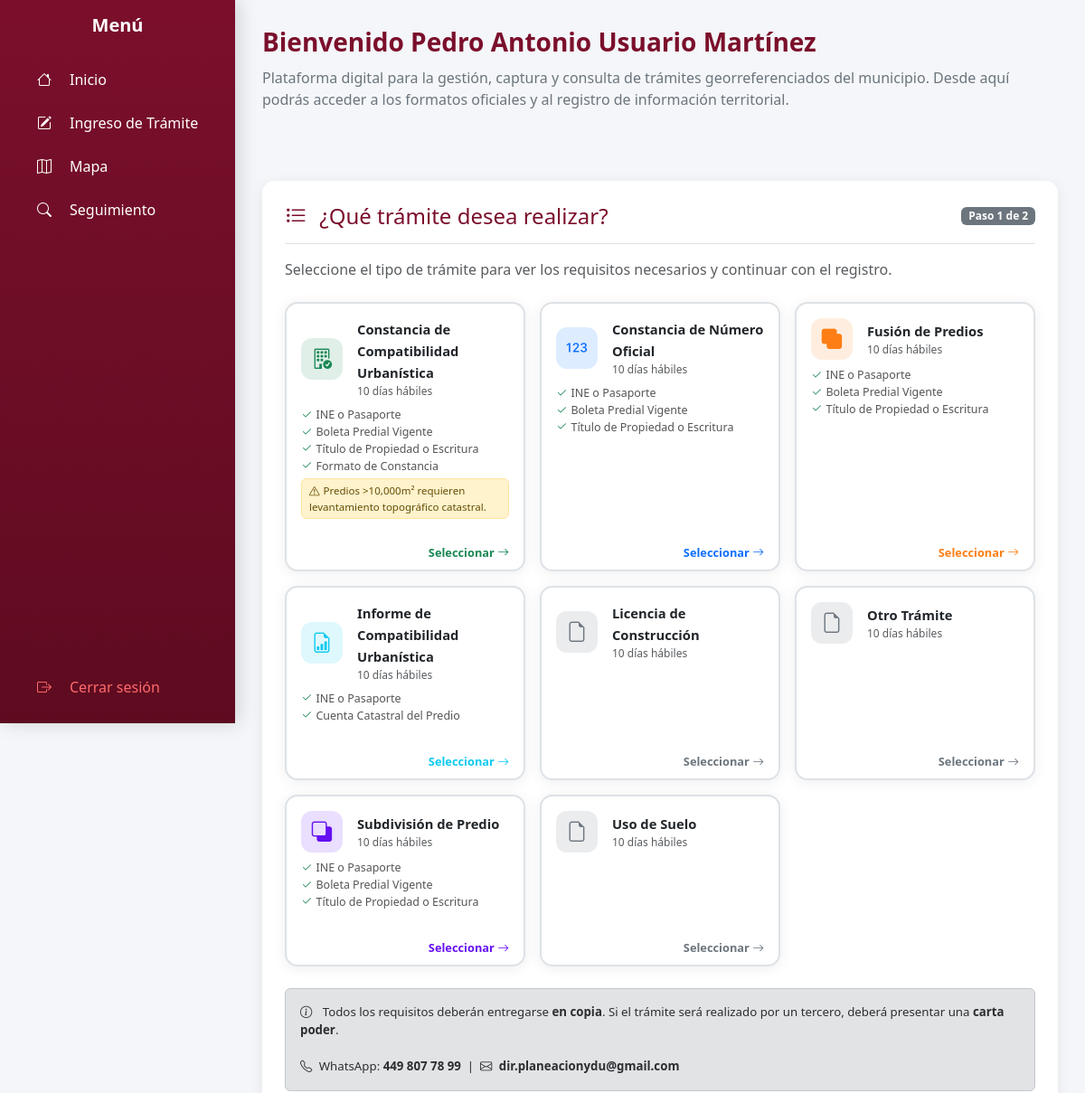
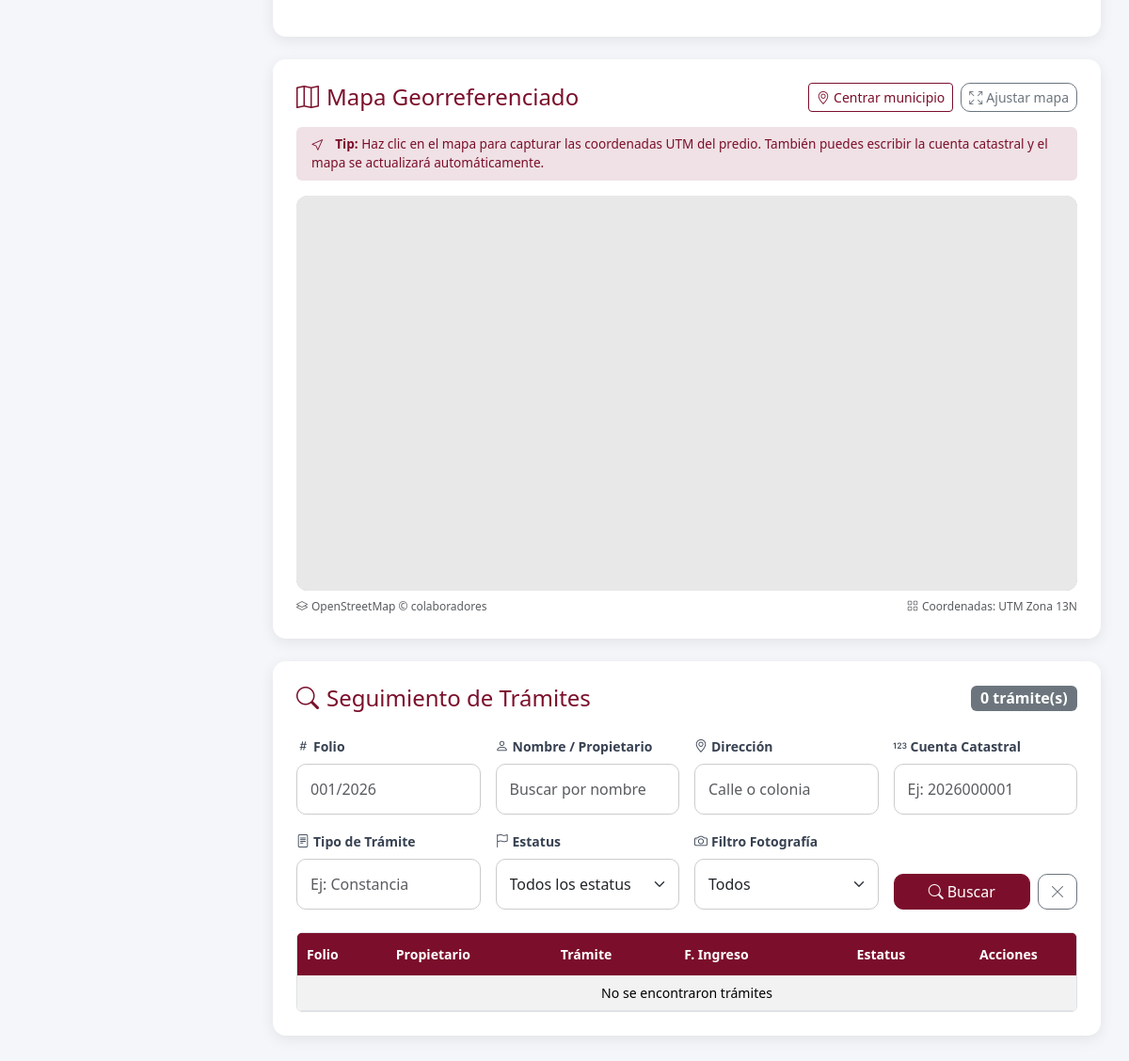
Screenshot of /Dash.php (signed in) with the database file from the repository (2 pictures, top to bottom).
### tables this page shows
CREATE TABLE `tipos_tramite` (
  `id` int(11) NOT NULL,
  `codigo` varchar(20) NOT NULL,
  `nombre` varchar(150) NOT NULL,
  `descripcion` text DEFAULT NULL,
  `plantilla_pdf` varchar(100) DEFAULT NULL,
  `activo` tinyint(1) DEFAULT 1,
  `created_at` timestamp NOT NULL DEFAULT current_timestamp()
);

### Dash.php (the view, shortened to what the rows shown need)
<?php
require_once "php/db.php";
?>
<!DOCTYPE html>
<html lang="es">
<head>
<link href="https://cdn.jsdelivr.net/npm/bootstrap@5.3.2/dist/css/bootstrap.min.css" rel="stylesheet">
<link href="https://cdn.jsdelivr.net/npm/bootstrap-icons@1.11.1/font/bootstrap-icons.css" rel="stylesheet">
<link rel="stylesheet" href="https://unpkg.com/leaflet@1.9.4/dist/leaflet.css"
/>
<link rel="stylesheet" href="https://cdn.datatables.net/1.13.6/css/dataTables.bootstrap5.min.css">
<link href="https://cdn.jsdelivr.net/npm/sweetalert2@11/dist/sweetalert2.min.css" rel="stylesheet">
 <link rel="stylesheet" href="./css/style.css?v=<?= time() ?>">
</head>
<body>
<div class="content">
    <section class="hero" id="inicio">
        <h1>Bienvenido <?php echo $_SESSION['usuario']; ?></h1>
    </section>
    <br><br>
    <section id="tramite" class="tramite-box mb-4">
        <div id="paso1-seleccion">
            <div class="row g-3 mb-4">
                <?php
                $tipos_prev = $conn->prepare("SELECT id, codigo, nombre, descripcion FROM tipos_tramite WHERE activo = 1 ORDER BY nombre");
                $tipos_prev->execute();
                $tipos_prev_result = $tipos_prev->get_result();
                $iconos = [
                    'NUM_OFICIAL'  => ['icon' => 'bi-123', 'color' => '#0d6efd'],
                    'CMCU'         => ['icon' => 'bi-building-check', 'color' => '#198754'],
                    'FUSION'       => ['icon' => 'bi-union', 'color' => '#fd7e14'],
                    'SUBDIVISION'  => ['icon' => 'bi-subtract', 'color' => '#6610f2'],
                    'INFORME_CU'   => ['icon' => 'bi-file-earmark-bar-graph', 'color' => '#0dcaf0'],
                ];
                $requisitosInfo = [
                    1 => ['docs' => ['INE o Pasaporte', 'Boleta Predial Vigente', 'Título de Propiedad o Escritura'], 'nota' => ''],
                    2 => ['docs' => ['INE o Pasaporte', 'Boleta Predial Vigente', 'Título de Propiedad o Escritura', 'Formato de Constancia'], 'nota' => 'Predios >10,000m² requieren levantamiento topográfico catastral.'],
                    3 => ['docs' => ['INE o Pasaporte', 'Boleta Predial Vigente', 'Título de Propiedad o Escritura'], 'nota' => ''],
                    4 => ['docs' => ['INE o Pasaporte', 'Boleta Predial Vigente', 'Título de Propiedad o Escritura'], 'nota' => ''],
                    5 => ['docs' => ['INE o Pasaporte', 'Cuenta Catastral del Predio'], 'nota' => ''],
                ];
                $tiposPrev = [];
                while ($tp = $tipos_prev_result->fetch_assoc()) {
                    $tiposPrev[] = $tp;
                }
                foreach ($tiposPrev as $tp):
                    $ic = $iconos[$tp['codigo']] ?? ['icon' => 'bi-file-earmark', 'color' => '#6c757d'];
                    $reqs = $requisitosInfo[$tp['id']] ?? ['docs' => [], 'nota' => ''];
                ?>
                <div class="col-md-6 col-lg-4">
                    <div class="card h-100 border-2 tramite-selector-card"
                         style="cursor:pointer; transition:all 0.25s; border-color:#dee2e6;"
                         onclick="seleccionarTramite(<?= $tp['id'] ?>, '<?= htmlspecialchars(addslashes($tp['nombre'])) ?>')">
                        <div class="card-body p-3">
                            <div class="d-flex align-items-center gap-3 mb-2">
                                <div style="width:46px;height:46px;border-radius:12px;background:<?= $ic['color'] ?>22;display:flex;align-items:center;justify-content:center;flex-shrink:0;">
                                    <i class="bi <?= $ic['icon'] ?>" style="font-size:1.4rem;color:<?= $ic['color'] ?>;"></i>
                                </div>
                                <div>
                                    <strong style="font-size:0.92rem;color:#212529;"><?= htmlspecialchars($tp['nombre']) ?></strong>
                                    <div class="text-muted" style="font-size:0.75rem;">10 días hábiles</div>
                                </div>
                            </div>
                            <?php if (!empty($reqs['docs'])): ?>
                            <ul class="list-unstyled mb-1" style="font-size:0.78rem;color:#555;">
                                <?php foreach($reqs['docs'] as $doc): ?>
                                <li><i class="bi bi-check2 text-success me-1"></i><?= $doc ?></li>
                                <?php endforeach; ?>
                            </ul>
                            <?php endif; ?>
                            <?php if (!empty($reqs['nota'])): ?>
                            <div class="alert alert-warning py-1 px-2 mb-0 mt-1" style="font-size:0.72rem;">
                                <i class="bi bi-exclamation-triangle me-1"></i><?= $reqs['nota'] ?>
                            </div>
                            <?php endif; ?>
                        </div>
                        <div class="card-footer bg-transparent border-top-0 text-end py-2 px-3">
                            <span style="font-size:0.8rem;color:<?= $ic['color'] ?>;font-weight:600;">
                                Seleccionar <i class="bi bi-arrow-right"></i>
                            </span>
                        </div>
                    </div>
                </div>
                <?php endforeach; ?>
            </div>
        </div>
    </section>
    <section id="seguimiento" class="tramite-box mb-4">
        <div class="table-responsive rounded" style="border:1px solid #dee2e6;">
            <table id="tablaTramites" class="table table-hover table-striped mb-0" style="font-size:0.88rem;">
                <thead style="background:var(--vino);color:white;position:sticky;top:0;">
                    <tr>
                        <th style="white-space:nowrap;padding:12px 10px;">Folio</th>
                        <th style="padding:12px 10px;">Propietario</th>
                        <th class="hide-mobile" style="padding:12px 10px;">Trámite</th>
                        <th class="hide-mobile" style="white-space:nowrap;padding:12px 10px;">F. Ingreso</th>
                        <th style="text-align:center;padding:12px 10px;">Estatus</th>
                        <th style="text-align:center;padding:12px 10px;">Acciones</th>
                    </tr>
                </thead>
            </table>
        </div>
    </section>
</div>
</body>
</html>

### rows the page displays
tipos_tramite: nombre "Constancia de Compatibilidad Urbanística", id "INE o Pasaporte", id "Boleta Predial Vigente", id "Título de Propiedad o Escritura", id "Formato de Constancia", id "Predios >10,000m² requieren levantamiento topográfico catastral."
tipos_tramite: nombre "Constancia de Número Oficial", id "INE o Pasaporte", id "Boleta Predial Vigente", id "Título de Propiedad o Escritura"
tipos_tramite: nombre "Fusión de Predios", id "INE o Pasaporte", id "Boleta Predial Vigente", id "Título de Propiedad o Escritura"
tipos_tramite: nombre "Informe de Compatibilidad Urbanística", id "INE o Pasaporte", id "Cuenta Catastral del Predio"
tipos_tramite: nombre "Licencia de Construcción"
tipos_tramite: nombre "Otro Trámite"
tipos_tramite: nombre "Subdivisión de Predio", id "INE o Pasaporte", id "Boleta Predial Vigente", id "Título de Propiedad o Escritura"
tipos_tramite: nombre "Uso de Suelo"

### other values shown
$_SESSION['usuario'] "Pedro Antonio Usuario Martínez"
$resultado->num_rows "0"
